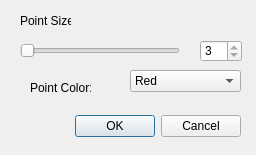
<?xml version="1.0" encoding="UTF-8"?>
<ui version="4.0">
 <class>point_creator</class>
 <widget class="QDialog" name="point_creator">
  <property name="geometry">
   <rect>
    <x>0</x>
    <y>0</y>
    <width>256</width>
    <height>155</height>
   </rect>
  </property>
  <property name="windowTitle">
   <string>Point Creator</string>
  </property>
  <widget class="QDialogButtonBox" name="buttonBox">
   <property name="geometry">
    <rect>
     <x>30</x>
     <y>111</y>
     <width>211</width>
     <height>31</height>
    </rect>
   </property>
   <property name="orientation">
    <enum>Qt::Horizontal</enum>
   </property>
   <property name="standardButtons">
    <set>QDialogButtonBox::Cancel|QDialogButtonBox::Ok</set>
   </property>
   <property name="centerButtons">
    <bool>false</bool>
   </property>
  </widget>
  <widget class="QSlider" name="size_slider">
   <property name="geometry">
    <rect>
     <x>20</x>
     <y>40</y>
     <width>160</width>
     <height>22</height>
    </rect>
   </property>
   <property name="minimum">
    <number>3</number>
   </property>
   <property name="maximum">
    <number>50</number>
   </property>
   <property name="orientation">
    <enum>Qt::Horizontal</enum>
   </property>
   <property name="tickPosition">
    <enum>QSlider::NoTicks</enum>
   </property>
   <property name="tickInterval">
    <number>1</number>
   </property>
  </widget>
  <widget class="QSpinBox" name="size_box">
   <property name="geometry">
    <rect>
     <x>200</x>
     <y>40</y>
     <width>42</width>
     <height>22</height>
    </rect>
   </property>
   <property name="readOnly">
    <bool>true</bool>
   </property>
   <property name="minimum">
    <number>3</number>
   </property>
   <property name="maximum">
    <number>50</number>
   </property>
  </widget>
  <widget class="QComboBox" name="color_select">
   <property name="geometry">
    <rect>
     <x>130</x>
     <y>70</y>
     <width>111</width>
     <height>22</height>
    </rect>
   </property>
   <property name="editable">
    <bool>false</bool>
   </property>
   <property name="currentIndex">
    <number>0</number>
   </property>
   <property name="maxVisibleItems">
    <number>4</number>
   </property>
   <property name="maxCount">
    <number>4</number>
   </property>
   <item>
    <property name="text">
     <string>Red</string>
    </property>
   </item>
   <item>
    <property name="text">
     <string>Gren</string>
    </property>
   </item>
   <item>
    <property name="text">
     <string>Blue</string>
    </property>
   </item>
   <item>
    <property name="text">
     <string>Black</string>
    </property>
   </item>
  </widget>
  <widget class="QLabel" name="label_size">
   <property name="geometry">
    <rect>
     <x>20</x>
     <y>10</y>
     <width>51</width>
     <height>21</height>
    </rect>
   </property>
   <property name="text">
    <string>Point Size:</string>
   </property>
   <property name="scaledContents">
    <bool>true</bool>
   </property>
   <property name="wordWrap">
    <bool>false</bool>
   </property>
   <property name="textInteractionFlags">
    <set>Qt::LinksAccessibleByMouse</set>
   </property>
  </widget>
  <widget class="QLabel" name="label_color">
   <property name="geometry">
    <rect>
     <x>30</x>
     <y>80</y>
     <width>61</width>
     <height>16</height>
    </rect>
   </property>
   <property name="text">
    <string>Point Color:</string>
   </property>
  </widget>
 </widget>
 <resources/>
 <connections>
  <connection>
   <sender>buttonBox</sender>
   <signal>accepted()</signal>
   <receiver>point_creator</receiver>
   <slot>accept()</slot>
   <hints>
    <hint type="sourcelabel">
     <x>240</x>
     <y>125</y>
    </hint>
    <hint type="destinationlabel">
     <x>157</x>
     <y>154</y>
    </hint>
   </hints>
  </connection>
  <connection>
   <sender>buttonBox</sender>
   <signal>rejected()</signal>
   <receiver>point_creator</receiver>
   <slot>reject()</slot>
   <hints>
    <hint type="sourcelabel">
     <x>240</x>
     <y>131</y>
    </hint>
    <hint type="destinationlabel">
     <x>255</x>
     <y>154</y>
    </hint>
   </hints>
  </connection>
  <connection>
   <sender>size_slider</sender>
   <signal>valueChanged(int)</signal>
   <receiver>size_box</receiver>
   <slot>setValue(int)</slot>
   <hints>
    <hint type="sourcelabel">
     <x>116</x>
     <y>44</y>
    </hint>
    <hint type="destinationlabel">
     <x>217</x>
     <y>54</y>
    </hint>
   </hints>
  </connection>
  <connection>
   <sender>size_box</sender>
   <signal>valueChanged(int)</signal>
   <receiver>size_slider</receiver>
   <slot>setValue(int)</slot>
   <hints>
    <hint type="sourcelabel">
     <x>215</x>
     <y>44</y>
    </hint>
    <hint type="destinationlabel">
     <x>71</x>
     <y>43</y>
    </hint>
   </hints>
  </connection>
 </connections>
</ui>
